Frame 1 (no input): blank canvas, image omitted
Frame 60 (no input): blank canvas, image omitted
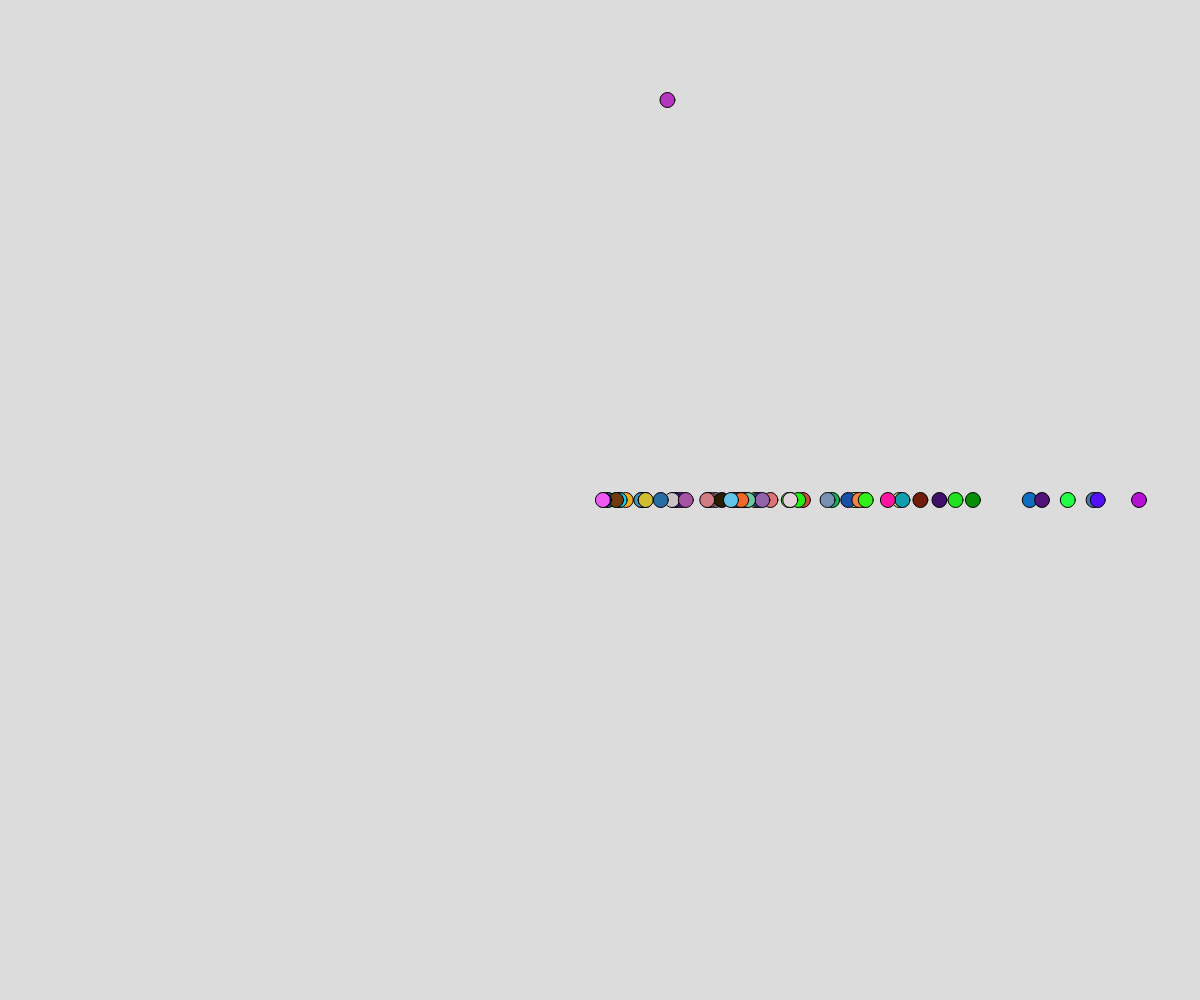
Frame 120 (the mouse pressed at the canvas centre since frame 60)

The p5.js sketch whose frames 1 and 60 were blank and that drew this single picture after the mouse press (run headless with seeded random() and noise() and a simulated clock; from frame 60 on, the mouse is pressed at the canvas centre):

// p5.js sketch
// ── sketch.js
// Objects
let myBall;
let ballCollection = [];

function setup() {
  createCanvas(windowWidth, windowHeight);
  myBall = new Ball(100, 100);
}

function draw() {
  background(220);
  myBall.display();
  myBall.move();

  if(mouseIsPressed) {
    ballCollection.push(new Ball(mouseX, mouseY));
  }

  for(let b of ballCollection) {
    b.move()
    b.display();
  }
}

class Ball {
  constructor(x,y) {
    this.x = x;   this.y = y;
    this.c = color(random(255), random(255), random(255));
    this.size = 15;
    this.speed = random(2,10);
  }

  display() {
    fill(this.c);
    circle(this.x, this.y, this.size);
  }

  move() {
    this.x += this.speed;
    if (this.x > width) this.x = 0;
  }
}
